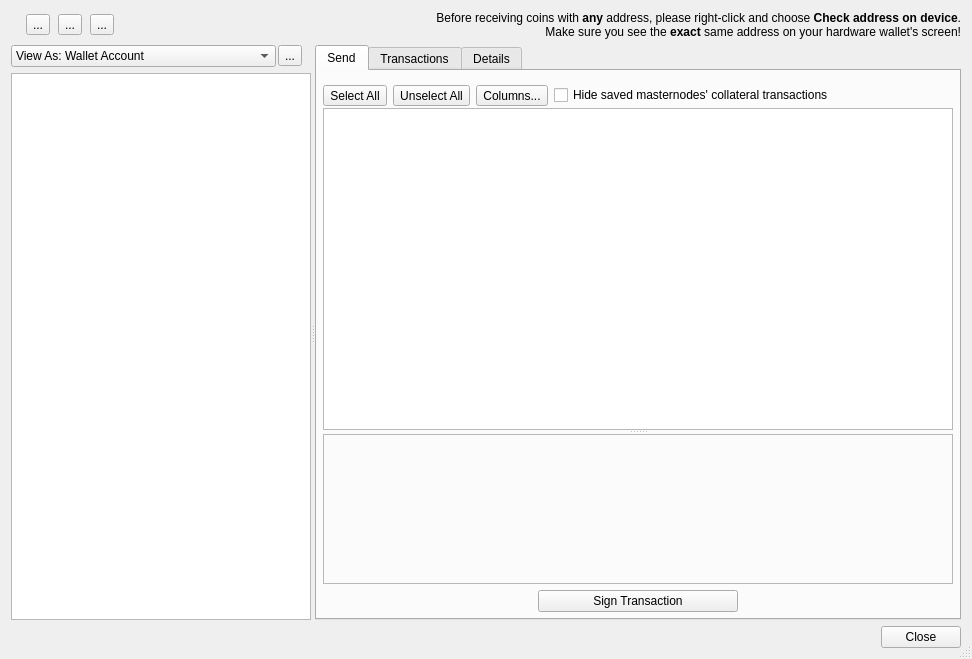
<?xml version="1.0" encoding="UTF-8"?>
<ui version="4.0">
 <class>WalletDlg</class>
 <widget class="QDialog" name="WalletDlg">
  <property name="geometry">
   <rect>
    <x>0</x>
    <y>0</y>
    <width>972</width>
    <height>659</height>
   </rect>
  </property>
  <property name="sizePolicy">
   <sizepolicy hsizetype="Preferred" vsizetype="Preferred">
    <horstretch>0</horstretch>
    <verstretch>0</verstretch>
   </sizepolicy>
  </property>
  <property name="windowTitle">
   <string>Dialog</string>
  </property>
  <property name="sizeGripEnabled">
   <bool>true</bool>
  </property>
  <property name="modal">
   <bool>true</bool>
  </property>
  <layout class="QVBoxLayout" name="verticalLayout">
   <item>
    <widget class="QWidget" name="pnl_input" native="true">
     <layout class="QVBoxLayout" name="verticalLayout_4">
      <property name="spacing">
       <number>0</number>
      </property>
      <property name="leftMargin">
       <number>0</number>
      </property>
      <property name="topMargin">
       <number>0</number>
      </property>
      <property name="rightMargin">
       <number>0</number>
      </property>
      <property name="bottomMargin">
       <number>0</number>
      </property>
      <item>
       <layout class="QHBoxLayout" name="lay_input">
        <property name="spacing">
         <number>8</number>
        </property>
        <item>
         <widget class="QLabel" name="lblHW">
          <property name="text">
           <string/>
          </property>
         </widget>
        </item>
        <item>
         <widget class="QToolButton" name="btnSetHwIdentityLabel">
          <property name="toolTip">
           <string>Set/change hw identity label</string>
          </property>
          <property name="text">
           <string>...</string>
          </property>
         </widget>
        </item>
        <item>
         <widget class="QToolButton" name="btnPurgeHwIdentity">
          <property name="toolTip">
           <string>Purge this identity from cache</string>
          </property>
          <property name="text">
           <string>...</string>
          </property>
         </widget>
        </item>
        <item>
         <widget class="QToolButton" name="btnFetchTransactions">
          <property name="toolTip">
           <string>Force fetch transactions</string>
          </property>
          <property name="text">
           <string>...</string>
          </property>
         </widget>
        </item>
        <item>
         <widget class="QWidget" name="wdgSpinner" native="true">
          <property name="minimumSize">
           <size>
            <width>32</width>
            <height>0</height>
           </size>
          </property>
         </widget>
        </item>
        <item>
         <widget class="QLabel" name="lbl_message">
          <property name="styleSheet">
           <string notr="true"/>
          </property>
          <property name="text">
           <string/>
          </property>
          <property name="wordWrap">
           <bool>false</bool>
          </property>
          <property name="openExternalLinks">
           <bool>true</bool>
          </property>
          <property name="textInteractionFlags">
           <set>Qt::LinksAccessibleByMouse|Qt::TextSelectableByMouse</set>
          </property>
         </widget>
        </item>
        <item>
         <spacer name="horizontalSpacer_5">
          <property name="orientation">
           <enum>Qt::Horizontal</enum>
          </property>
          <property name="sizeHint" stdset="0">
           <size>
            <width>40</width>
            <height>20</height>
           </size>
          </property>
         </spacer>
        </item>
        <item>
         <widget class="QLabel" name="lbl_warning">
          <property name="text">
           <string>&lt;html&gt;&lt;head/&gt;&lt;body&gt;&lt;p&gt;Before receiving coins with &lt;span style=&quot; font-weight:600;&quot;&gt;any&lt;/span&gt; address, please right-click and choose &lt;span style=&quot; font-weight:600;&quot;&gt;Check address on device&lt;/span&gt;.&lt;br/&gt;Make sure you see the &lt;span style=&quot; font-weight:600;&quot;&gt;exact&lt;/span&gt; same address on your hardware wallet's screen!&lt;/p&gt;&lt;/body&gt;&lt;/html&gt;</string>
          </property>
          <property name="textFormat">
           <enum>Qt::RichText</enum>
          </property>
          <property name="alignment">
           <set>Qt::AlignRight|Qt::AlignTrailing|Qt::AlignVCenter</set>
          </property>
         </widget>
        </item>
       </layout>
      </item>
     </layout>
    </widget>
   </item>
   <item>
    <widget class="QWidget" name="widget" native="true">
     <property name="sizePolicy">
      <sizepolicy hsizetype="Preferred" vsizetype="MinimumExpanding">
       <horstretch>0</horstretch>
       <verstretch>0</verstretch>
      </sizepolicy>
     </property>
     <layout class="QVBoxLayout" name="verticalLayout_6">
      <property name="leftMargin">
       <number>0</number>
      </property>
      <property name="topMargin">
       <number>0</number>
      </property>
      <property name="rightMargin">
       <number>0</number>
      </property>
      <property name="bottomMargin">
       <number>0</number>
      </property>
      <item>
       <widget class="QSplitter" name="splitterMain">
        <property name="orientation">
         <enum>Qt::Horizontal</enum>
        </property>
        <property name="opaqueResize">
         <bool>true</bool>
        </property>
        <property name="childrenCollapsible">
         <bool>true</bool>
        </property>
        <widget class="QWidget" name="wdgLeftPanel" native="true">
         <property name="minimumSize">
          <size>
           <width>300</width>
           <height>0</height>
          </size>
         </property>
         <layout class="QVBoxLayout" name="vlayoutViewMode">
          <item>
           <layout class="QHBoxLayout" name="horizontalLayout">
            <property name="spacing">
             <number>2</number>
            </property>
            <item>
             <widget class="QComboBox" name="cboAddressSourceMode">
              <property name="sizePolicy">
               <sizepolicy hsizetype="Preferred" vsizetype="Fixed">
                <horstretch>0</horstretch>
                <verstretch>0</verstretch>
               </sizepolicy>
              </property>
              <property name="minimumSize">
               <size>
                <width>0</width>
                <height>0</height>
               </size>
              </property>
              <property name="maximumSize">
               <size>
                <width>16777215</width>
                <height>16777215</height>
               </size>
              </property>
              <item>
               <property name="text">
                <string>View As: Wallet Account</string>
               </property>
              </item>
              <item>
               <property name="text">
                <string>View As: Masternode Address</string>
               </property>
              </item>
             </widget>
            </item>
            <item>
             <widget class="QToolButton" name="btnViewModeOptions">
              <property name="sizePolicy">
               <sizepolicy hsizetype="Fixed" vsizetype="Maximum">
                <horstretch>0</horstretch>
                <verstretch>0</verstretch>
               </sizepolicy>
              </property>
              <property name="toolTip">
               <string>Options</string>
              </property>
              <property name="text">
               <string>...</string>
              </property>
              <property name="checkable">
               <bool>true</bool>
              </property>
             </widget>
            </item>
            <item>
             <widget class="QLabel" name="lblViewModeOptions">
              <property name="sizePolicy">
               <sizepolicy hsizetype="Maximum" vsizetype="Preferred">
                <horstretch>0</horstretch>
                <verstretch>0</verstretch>
               </sizepolicy>
              </property>
              <property name="toolTip">
               <string>Options</string>
              </property>
              <property name="text">
               <string/>
              </property>
             </widget>
            </item>
           </layout>
          </item>
          <item>
           <widget class="QStackedWidget" name="swAddressSource">
            <property name="currentIndex">
             <number>0</number>
            </property>
            <widget class="QWidget" name="pageAccountsListView">
             <layout class="QVBoxLayout" name="verticalLayout_8">
              <property name="spacing">
               <number>6</number>
              </property>
              <property name="leftMargin">
               <number>0</number>
              </property>
              <property name="topMargin">
               <number>0</number>
              </property>
              <property name="rightMargin">
               <number>0</number>
              </property>
              <property name="bottomMargin">
               <number>0</number>
              </property>
              <item>
               <widget class="QTreeView" name="accountsListView">
                <property name="contextMenuPolicy">
                 <enum>Qt::ActionsContextMenu</enum>
                </property>
                <attribute name="headerVisible">
                 <bool>false</bool>
                </attribute>
               </widget>
              </item>
             </layout>
            </widget>
            <widget class="QWidget" name="pageMnListView">
             <layout class="QVBoxLayout" name="verticalLayout_10">
              <property name="leftMargin">
               <number>0</number>
              </property>
              <property name="topMargin">
               <number>0</number>
              </property>
              <property name="rightMargin">
               <number>0</number>
              </property>
              <property name="bottomMargin">
               <number>0</number>
              </property>
              <item>
               <widget class="QWidget" name="widget_2" native="true">
                <layout class="QVBoxLayout" name="verticalLayout_12">
                 <property name="spacing">
                  <number>0</number>
                 </property>
                 <property name="leftMargin">
                  <number>0</number>
                 </property>
                 <property name="topMargin">
                  <number>0</number>
                 </property>
                 <property name="rightMargin">
                  <number>0</number>
                 </property>
                 <property name="bottomMargin">
                  <number>0</number>
                 </property>
                 <item>
                  <widget class="QToolButton" name="btnSelectAllMasternodes">
                   <property name="toolTip">
                    <string>Select all masternode addresses</string>
                   </property>
                   <property name="text">
                    <string>Select All</string>
                   </property>
                  </widget>
                 </item>
                </layout>
               </widget>
              </item>
              <item>
               <widget class="QTableView" name="mnListView">
                <property name="contextMenuPolicy">
                 <enum>Qt::ActionsContextMenu</enum>
                </property>
                <property name="selectionBehavior">
                 <enum>QAbstractItemView::SelectRows</enum>
                </property>
                <property name="showGrid">
                 <bool>false</bool>
                </property>
                <attribute name="horizontalHeaderVisible">
                 <bool>false</bool>
                </attribute>
                <attribute name="horizontalHeaderStretchLastSection">
                 <bool>true</bool>
                </attribute>
                <attribute name="verticalHeaderVisible">
                 <bool>false</bool>
                </attribute>
               </widget>
              </item>
             </layout>
            </widget>
           </widget>
          </item>
         </layout>
        </widget>
        <widget class="QWidget" name="wdgRightPanel" native="true">
         <layout class="QVBoxLayout" name="verticalLayout_9">
          <property name="leftMargin">
           <number>0</number>
          </property>
          <property name="topMargin">
           <number>0</number>
          </property>
          <property name="rightMargin">
           <number>0</number>
          </property>
          <property name="bottomMargin">
           <number>0</number>
          </property>
          <item>
           <widget class="QTabWidget" name="detailsTab">
            <property name="currentIndex">
             <number>0</number>
            </property>
            <widget class="QWidget" name="tabSend">
             <attribute name="title">
              <string>Send</string>
             </attribute>
             <layout class="QVBoxLayout" name="verticalLayout_5">
              <property name="leftMargin">
               <number>6</number>
              </property>
              <property name="topMargin">
               <number>6</number>
              </property>
              <property name="rightMargin">
               <number>6</number>
              </property>
              <property name="bottomMargin">
               <number>6</number>
              </property>
              <item>
               <widget class="QSplitter" name="splitter">
                <property name="orientation">
                 <enum>Qt::Vertical</enum>
                </property>
                <widget class="QWidget" name="main_widget" native="true">
                 <layout class="QVBoxLayout" name="verticalLayout_2">
                  <property name="spacing">
                   <number>2</number>
                  </property>
                  <property name="leftMargin">
                   <number>0</number>
                  </property>
                  <property name="topMargin">
                   <number>0</number>
                  </property>
                  <property name="rightMargin">
                   <number>0</number>
                  </property>
                  <property name="bottomMargin">
                   <number>0</number>
                  </property>
                  <item>
                   <layout class="QHBoxLayout" name="horizontalLayout_4">
                    <property name="spacing">
                     <number>6</number>
                    </property>
                    <property name="topMargin">
                     <number>8</number>
                    </property>
                    <item>
                     <widget class="QToolButton" name="btnCheckAll">
                      <property name="toolTip">
                       <string/>
                      </property>
                      <property name="text">
                       <string>Select All</string>
                      </property>
                      <property name="iconSize">
                       <size>
                        <width>12</width>
                        <height>12</height>
                       </size>
                      </property>
                      <property name="toolButtonStyle">
                       <enum>Qt::ToolButtonTextBesideIcon</enum>
                      </property>
                     </widget>
                    </item>
                    <item>
                     <widget class="QToolButton" name="btnUncheckAll">
                      <property name="toolTip">
                       <string/>
                      </property>
                      <property name="text">
                       <string>Unselect All</string>
                      </property>
                      <property name="iconSize">
                       <size>
                        <width>12</width>
                        <height>12</height>
                       </size>
                      </property>
                      <property name="toolButtonStyle">
                       <enum>Qt::ToolButtonTextBesideIcon</enum>
                      </property>
                     </widget>
                    </item>
                    <item>
                     <widget class="QToolButton" name="btnUtxoViewColumns">
                      <property name="text">
                       <string>Columns...</string>
                      </property>
                     </widget>
                    </item>
                    <item>
                     <widget class="QCheckBox" name="chbHideCollateralTx">
                      <property name="styleSheet">
                       <string notr="true"/>
                      </property>
                      <property name="text">
                       <string>Hide saved masternodes' collateral transactions</string>
                      </property>
                     </widget>
                    </item>
                    <item>
                     <spacer name="horizontalSpacer_3">
                      <property name="orientation">
                       <enum>Qt::Horizontal</enum>
                      </property>
                      <property name="sizeHint" stdset="0">
                       <size>
                        <width>40</width>
                        <height>20</height>
                       </size>
                      </property>
                     </spacer>
                    </item>
                   </layout>
                  </item>
                  <item>
                   <widget class="QTableView" name="utxoTableView">
                    <property name="sizeAdjustPolicy">
                     <enum>QAbstractScrollArea::AdjustToContentsOnFirstShow</enum>
                    </property>
                    <property name="selectionBehavior">
                     <enum>QAbstractItemView::SelectRows</enum>
                    </property>
                    <property name="showGrid">
                     <bool>true</bool>
                    </property>
                    <property name="sortingEnabled">
                     <bool>false</bool>
                    </property>
                    <attribute name="verticalHeaderVisible">
                     <bool>false</bool>
                    </attribute>
                    <attribute name="verticalHeaderCascadingSectionResizes">
                     <bool>true</bool>
                    </attribute>
                    <attribute name="verticalHeaderHighlightSections">
                     <bool>false</bool>
                    </attribute>
                   </widget>
                  </item>
                 </layout>
                </widget>
                <widget class="QWidget" name="dest_widget1" native="true">
                 <property name="sizePolicy">
                  <sizepolicy hsizetype="Preferred" vsizetype="Expanding">
                   <horstretch>0</horstretch>
                   <verstretch>0</verstretch>
                  </sizepolicy>
                 </property>
                 <property name="minimumSize">
                  <size>
                   <width>0</width>
                   <height>150</height>
                  </size>
                 </property>
                 <layout class="QVBoxLayout" name="verticalLayout_3">
                  <property name="leftMargin">
                   <number>0</number>
                  </property>
                  <property name="topMargin">
                   <number>0</number>
                  </property>
                  <property name="rightMargin">
                   <number>0</number>
                  </property>
                  <property name="bottomMargin">
                   <number>0</number>
                  </property>
                  <item>
                   <widget class="QFrame" name="dest_widget">
                    <property name="frameShape">
                     <enum>QFrame::StyledPanel</enum>
                    </property>
                   </widget>
                  </item>
                 </layout>
                </widget>
               </widget>
              </item>
              <item>
               <layout class="QHBoxLayout" name="horizontalLayout_5">
                <property name="topMargin">
                 <number>0</number>
                </property>
                <item>
                 <spacer name="horizontalSpacer_6">
                  <property name="orientation">
                   <enum>Qt::Horizontal</enum>
                  </property>
                  <property name="sizeHint" stdset="0">
                   <size>
                    <width>40</width>
                    <height>20</height>
                   </size>
                  </property>
                 </spacer>
                </item>
                <item>
                 <widget class="QPushButton" name="btnSend">
                  <property name="sizePolicy">
                   <sizepolicy hsizetype="Minimum" vsizetype="Minimum">
                    <horstretch>0</horstretch>
                    <verstretch>0</verstretch>
                   </sizepolicy>
                  </property>
                  <property name="minimumSize">
                   <size>
                    <width>200</width>
                    <height>0</height>
                   </size>
                  </property>
                  <property name="maximumSize">
                   <size>
                    <width>200</width>
                    <height>16777215</height>
                   </size>
                  </property>
                  <property name="text">
                   <string>Sign Transaction</string>
                  </property>
                  <property name="autoDefault">
                   <bool>false</bool>
                  </property>
                 </widget>
                </item>
                <item>
                 <spacer name="horizontalSpacer_2">
                  <property name="orientation">
                   <enum>Qt::Horizontal</enum>
                  </property>
                  <property name="sizeHint" stdset="0">
                   <size>
                    <width>40</width>
                    <height>20</height>
                   </size>
                  </property>
                 </spacer>
                </item>
               </layout>
              </item>
             </layout>
            </widget>
            <widget class="QWidget" name="tabTransactions">
             <attribute name="title">
              <string>Transactions</string>
             </attribute>
             <layout class="QVBoxLayout" name="verticalLayout_11">
              <property name="leftMargin">
               <number>6</number>
              </property>
              <property name="topMargin">
               <number>6</number>
              </property>
              <property name="rightMargin">
               <number>6</number>
              </property>
              <property name="bottomMargin">
               <number>6</number>
              </property>
              <item>
               <layout class="QHBoxLayout" name="horizontalLayout_2">
                <item>
                 <widget class="QToolButton" name="btnTxesViewColumns">
                  <property name="maximumSize">
                   <size>
                    <width>16777215</width>
                    <height>22</height>
                   </size>
                  </property>
                  <property name="text">
                   <string>Columns...</string>
                  </property>
                 </widget>
                </item>
                <item>
                 <widget class="QToolButton" name="btnTxesTabFilter">
                  <property name="maximumSize">
                   <size>
                    <width>16777215</width>
                    <height>22</height>
                   </size>
                  </property>
                  <property name="text">
                   <string>.</string>
                  </property>
                  <property name="checkable">
                   <bool>true</bool>
                  </property>
                 </widget>
                </item>
                <item>
                 <widget class="QLabel" name="lblTxesTabFilterButton">
                  <property name="toolTip">
                   <string>Filter conditions</string>
                  </property>
                  <property name="text">
                   <string/>
                  </property>
                 </widget>
                </item>
                <item>
                 <spacer name="horizontalSpacer_4">
                  <property name="orientation">
                   <enum>Qt::Horizontal</enum>
                  </property>
                  <property name="sizeHint" stdset="0">
                   <size>
                    <width>40</width>
                    <height>20</height>
                   </size>
                  </property>
                 </spacer>
                </item>
               </layout>
              </item>
              <item>
               <widget class="QTableView" name="txesTableView">
                <property name="selectionMode">
                 <enum>QAbstractItemView::SingleSelection</enum>
                </property>
                <property name="selectionBehavior">
                 <enum>QAbstractItemView::SelectRows</enum>
                </property>
               </widget>
              </item>
             </layout>
            </widget>
            <widget class="QWidget" name="tabDetails">
             <attribute name="title">
              <string>Details</string>
             </attribute>
             <layout class="QVBoxLayout" name="verticalLayout_7">
              <item>
               <widget class="QTextBrowser" name="edtDetailsAddress">
                <property name="sizeAdjustPolicy">
                 <enum>QAbstractScrollArea::AdjustToContents</enum>
                </property>
               </widget>
              </item>
             </layout>
            </widget>
           </widget>
          </item>
         </layout>
        </widget>
       </widget>
      </item>
     </layout>
    </widget>
   </item>
   <item>
    <layout class="QHBoxLayout" name="layStatusBar">
     <property name="spacing">
      <number>12</number>
     </property>
    </layout>
   </item>
   <item>
    <layout class="QHBoxLayout" name="horizontalLayout_3">
     <item>
      <spacer name="horizontalSpacer">
       <property name="orientation">
        <enum>Qt::Horizontal</enum>
       </property>
       <property name="sizeHint" stdset="0">
        <size>
         <width>40</width>
         <height>20</height>
        </size>
       </property>
      </spacer>
     </item>
     <item alignment="Qt::AlignRight">
      <widget class="QPushButton" name="btnClose">
       <property name="sizePolicy">
        <sizepolicy hsizetype="Maximum" vsizetype="Fixed">
         <horstretch>0</horstretch>
         <verstretch>0</verstretch>
        </sizepolicy>
       </property>
       <property name="minimumSize">
        <size>
         <width>0</width>
         <height>0</height>
        </size>
       </property>
       <property name="layoutDirection">
        <enum>Qt::LeftToRight</enum>
       </property>
       <property name="text">
        <string>Close</string>
       </property>
       <property name="autoDefault">
        <bool>false</bool>
       </property>
      </widget>
     </item>
    </layout>
   </item>
  </layout>
 </widget>
 <resources/>
 <connections/>
</ui>
